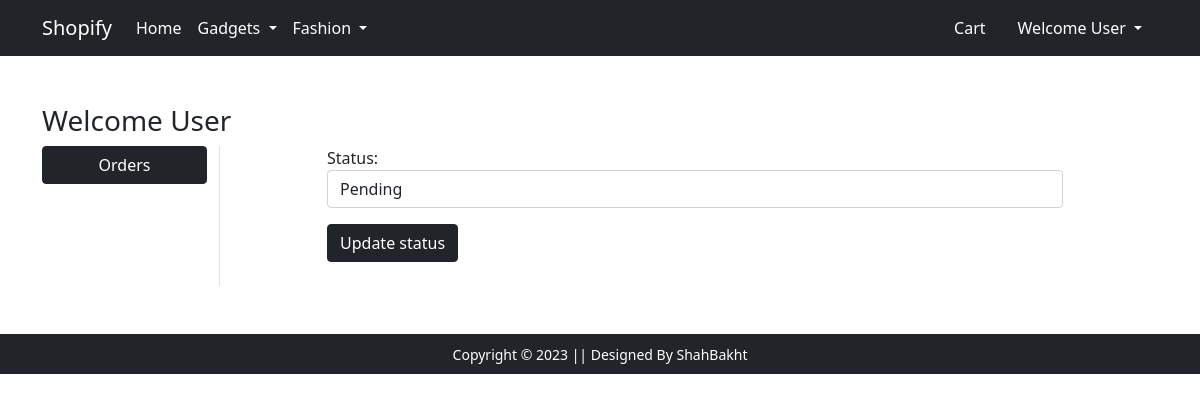
Before: /admins/orders/update_status/1 (signed in) with the older database file.
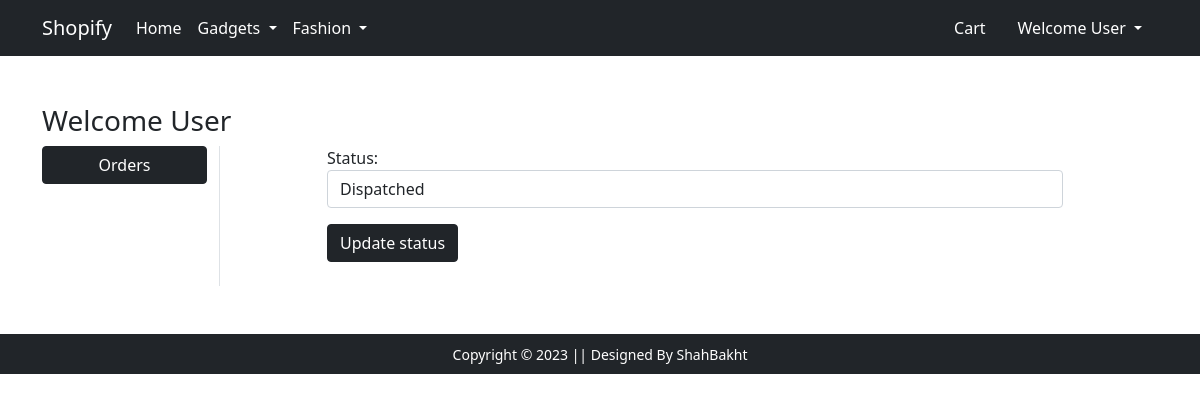
After: the same page with the newer database file.
### main/models.py (models this page shows, shortened)
class Order(models.Model):
  user = models.ForeignKey(User, on_delete=models.CASCADE, related_name='orders')
  address = models.ForeignKey(Address, on_delete=models.CASCADE, related_name='orders')
  ordered_date = models.DateTimeField(auto_now_add=True)
  status = models.CharField(max_length=20, choices=STATUS_CHOICES, default='pending')

### main/views.py (the view)
# urls.py: path('admins/orders/update_status/<int:order_id>', views.update_order_status, name="update_order_status"),
@login_required(login_url='login')
def update_order_status(request, order_id):
  order = Order.objects.get(id=order_id)
  if request.method == 'POST':
    form = OrderStatusUpdateForm(request.POST, instance=order)
    if form.is_valid():
      form.save()
      messages.success(request, 'Order status has been successfully updated!')
      return redirect(reverse('admin_orders'))
  else:
    form = OrderStatusUpdateForm(instance=order)
  template_name = 'main/update_order_status.html'
  context = {
      'form': form,
      'order': order,
  }
  return render(request, template_name, context)

### main/forms.py
class OrderStatusUpdateForm(forms.ModelForm):
  class Meta:
    model = Order
    fields = ['status']
    widgets = {
    'status': forms.Select(attrs={'class': 'form-control'})
    }

### main/templates/main/update_order_status.html (shortened to what this page needs)
{% extends 'main/base.html' %}
{% load static %}
{% block main-content %}
<div class="container my-5">
 <div class="row">
  <h3>Welcome {{ request.user.username | capfirst }}</h3>
  <div class="col-sm-2 border-end">
   <ul class="list-unstyled">
    <li class="d-grid"><a href="{% url 'profile' %}" class="btn btn-dark mb-2">Orders</a></li>
   </ul>
  </div>
  <div class="col-sm-8 offset-sm-1">
   <form action="{% url 'update_order_status' order.id %}" method="post" novalidate>
    {% for fm in form %}
      <div class="mb-3 form-group">
        {{fm.label_tag}}
        {{ fm }}
      </div>
    {% endfor %}
    <div class="text-start">
      <input type="submit" class="btn btn-dark" value="Update status">
    </div>
    <br>
   </form>
  </div>
 </div>
</div>
{% endblock main-content %}

Changed rows visible on the page:
changed Order: status "Pending" → "Dispatched"
